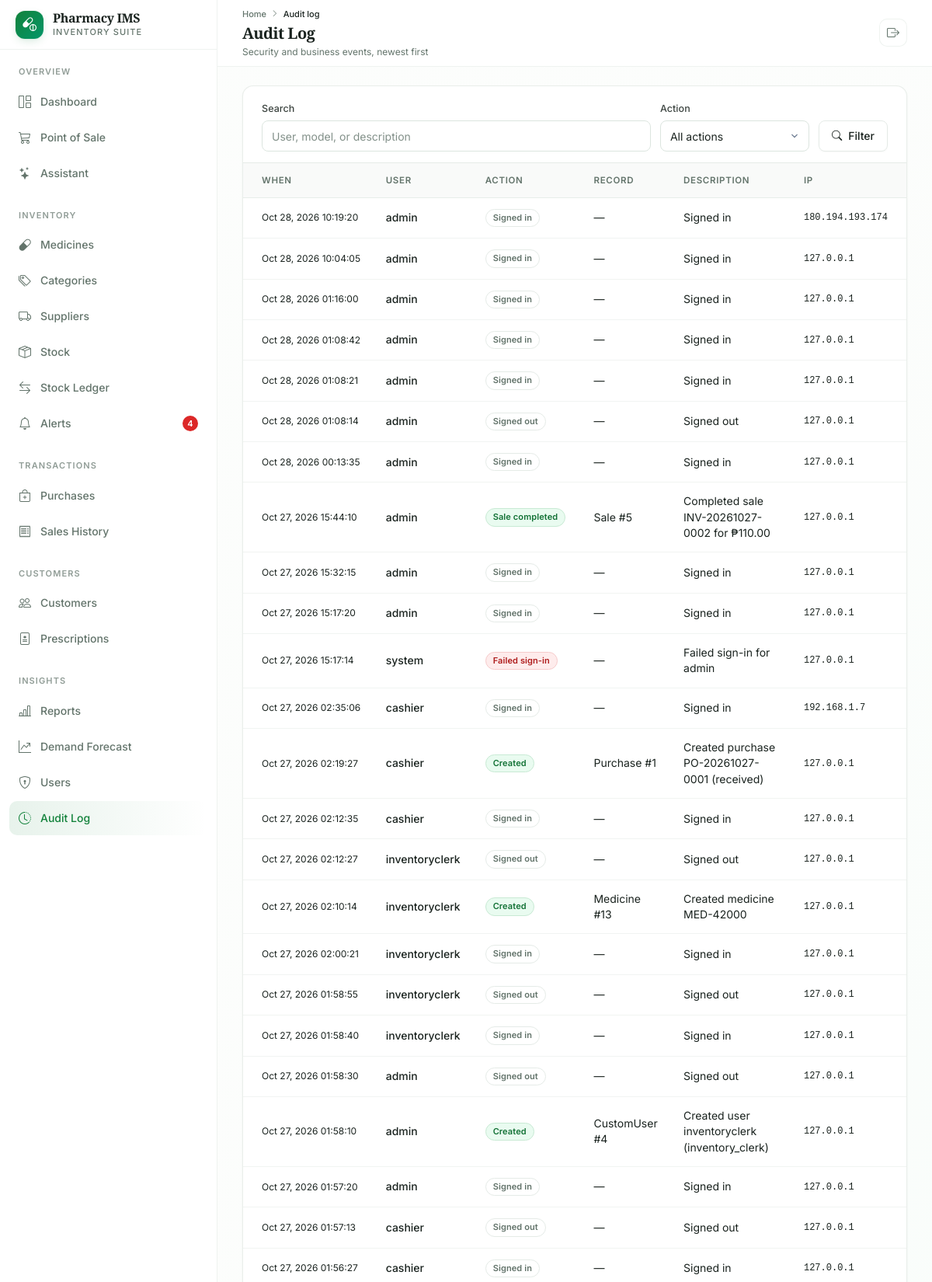
Screenshot of /accounts/audit/ (signed in, upper part) with the database file from the repository.
### core/models.py (models this page shows, shortened)
class AuditLog(models.Model):
    ACTION_CHOICES = (
        ('login', 'Signed in'),
        ('login_failed', 'Failed sign-in'),
        ('logout', 'Signed out'),
        ('create', 'Created'),
        ('update', 'Updated'),
        ('delete', 'Deleted'),
        ('sale', 'Sale completed'),
        ('void', 'Sale voided'),
        ('return', 'Sale returned'),
        ('stock', 'Stock movement'),
        ('export', 'Report exported'),
        ('security', 'Security change'),
    )
    user = models.ForeignKey(
        settings.AUTH_USER_MODEL,
        on_delete=models.SET_NULL,
        null=True,
        blank=True,
        related_name='audit_logs',
    )
    action = models.CharField(max_length=20, choices=ACTION_CHOICES)
    model_name = models.CharField(max_length=80, blank=True)
    object_id = models.CharField(max_length=40, blank=True)
    description = models.TextField(blank=True)
    ip_address = models.GenericIPAddressField(null=True, blank=True)
    created_at = models.DateTimeField(auto_now_add=True, db_index=True)
    class Meta:
        ordering = ['-created_at']

### accounts/models.py (models this page shows, shortened)
class CustomUser(AbstractUser):
    ROLE_CHOICES = (
        ('admin', 'Administrator'),
        ('pharmacist', 'Pharmacist'),
        ('cashier', 'Cashier'),
        ('inventory_clerk', 'Inventory Clerk'),
    )
    role = models.CharField(max_length=20, choices=ROLE_CHOICES, default='cashier')
    phone = models.CharField(max_length=15, blank=True, null=True)
    license_no = models.CharField(max_length=50, blank=True, null=True, help_text='For Pharmacist')
    status = models.BooleanField(default=True)
    otp_secret = models.CharField(max_length=64, blank=True)
    otp_enabled = models.BooleanField(default=False)

### accounts/views.py (the view)
# urls.py: path('audit/', views.audit_log, name='audit_log'),
@capability_required('view_audit')
def audit_log(request):
    from core.models import AuditLog
    logs = AuditLog.objects.select_related('user')
    query = request.GET.get('q', '').strip()
    action = request.GET.get('action', '')
    if query:
        logs = logs.filter(Q(description__icontains=query) | Q(model_name__icontains=query) | Q(user__username__icontains=query))
    if action:
        logs = logs.filter(action=action)
    page_obj = paginate(request, logs, 50)
    return render(request, 'accounts/audit_log.html', {
        'page_obj': page_obj,
        'logs': page_obj.object_list,
        'actions': AuditLog.ACTION_CHOICES,
        'query': query,
        'selected_action': action,
    })

### core/permissions.py (called while the page is built)
def has_capability(user, capability):
    if not getattr(user, 'is_authenticated', False):
        return False
    if getattr(user, 'is_superuser', False):
        return True
    return getattr(user, 'role', None) in CAPABILITIES.get(capability, ())

def capability_required(capability, redirect_to='dashboard'):
    def decorator(view):
        @wraps(view)
        def _wrapped(request, *args, **kwargs):
            if not request.user.is_authenticated:
                return redirect('login')
            if not has_capability(request.user, capability):
                messages.error(request, f'You do not have permission to {CAPABILITY_LABELS.get(capability, "do that")}.')
                return redirect(redirect_to)
            return view(request, *args, **kwargs)
        return _wrapped
    return decorator

def nav_capabilities(user):
    return {name: has_capability(user, name) for name in CAPABILITIES}

### core/templatetags/query_params.py (called while the page is built)
@register.simple_tag(takes_context=True)
def url_replace(context, **kwargs):
    query = context['request'].GET.copy()
    for key, value in kwargs.items():
        if value is None:
            query.pop(key, None)
        else:
            query[key] = value
    return query.urlencode()

### core/utils.py (called while the page is built)
def paginate(request, queryset, per_page=25):
    paginator = Paginator(queryset, per_page)
    return paginator.get_page(request.GET.get('page'))

### inventory/models.py (called while the page is built)
    def sellable_stock(self):
        today = timezone.localdate()
        cache = getattr(self, '_prefetched_objects_cache', {})
        if 'batches' in cache:
            batches = self.batches.all()
        else:
            batches = self.batches.filter(remaining_quantity__gt=0)
        return sum(
            batch.remaining_quantity
            for batch in batches
            if batch.remaining_quantity > 0 and batch.expiry_date >= today
        )

    def is_low_stock(self):
        return self.sellable_stock() <= self.reorder_level

### templates/accounts/audit_log.html (shortened to what this page needs)
{% extends 'base.html' %}
{% block page_title %}Audit Log{% endblock %}
{% block page_subtitle %}Security and business events, newest first{% endblock %}
{% block breadcrumbs %}
<i class="bi bi-chevron-right text-[0.6rem]"></i>
<span class="text-foreground">Audit log</span>
{% endblock %}
{% block content %}
<section class="card">
    <div class="card-header border-b border-border">
        <form method="get" class="filter-bar">
            <div class="field min-w-60 flex-1">
                <label class="label" for="q">Search</label>
                <input id="q" name="q" value="{{ query }}" class="input" placeholder="User, model, or description">
            </div>
            <div class="field min-w-48">
                <label class="label" for="action">Action</label>
                <select id="action" name="action" class="select">
                    <option value="">All actions</option>
                </select>
            </div>
            <button class="btn btn-outline"><i class="bi bi-search"></i> Filter</button>
        </form>
    </div>
    <div class="card-content flush">
        <div class="table-wrap">
            <table class="table">
                <thead>
                    <tr>
                        <th>When</th>
                        <th>User</th>
                        <th>Action</th>
                        <th>Record</th>
                        <th>Description</th>
                        <th>IP</th>
                    </tr>
                </thead>
                <tbody>
                    {% for entry in logs %}
                    <tr>
                        <td class="whitespace-nowrap text-xs text-muted-foreground">{{ entry.created_at|date:"M d, Y H:i:s" }}</td>
                        <td class="font-medium">{{ entry.user.username|default:"system" }}</td>
                        <td>
                            {% if entry.action == 'login' or entry.action == 'logout' %}<span class="badge badge-outline">{{ entry.get_action_display }}</span>
                            {% elif entry.action == 'login_failed' or entry.action == 'delete' or entry.action == 'void' %}<span class="badge badge-destructive">{{ entry.get_action_display }}</span>
                            {% elif entry.action == 'sale' or entry.action == 'create' %}<span class="badge badge-success">{{ entry.get_action_display }}</span>
                            {% elif entry.action == 'update' or entry.action == 'stock' %}<span class="badge badge-warning">{{ entry.get_action_display }}</span>
                            {% else %}<span class="badge badge-secondary">{{ entry.get_action_display }}</span>{% endif %}
                        </td>
                        <td class="text-muted-foreground">
                            {% if entry.model_name %}{{ entry.model_name }}{% if entry.object_id %} #{{ entry.object_id }}{% endif %}{% else %}—{% endif %}
                        </td>
                        <td class="max-w-md">{{ entry.description|default:"—" }}</td>
                        <td class="font-mono text-xs text-muted-foreground">{{ entry.ip_address|default:"—" }}</td>
                    </tr>
                    {% endfor %}
                </tbody>
            </table>
        </div>
    </div>
</section>
{% endblock %}

### rows the page displays
AuditLog: created_at "Oct 28, 2026 10:19:20", user.username "admin", action "Signed in", description "Signed in", ip_address "180.194.193.174"
AuditLog: created_at "Oct 28, 2026 10:04:05", user.username "admin", action "Signed in", description "Signed in", ip_address "127.0.0.1"
AuditLog: created_at "Oct 28, 2026 01:16:00", user.username "admin", action "Signed in", description "Signed in", ip_address "127.0.0.1"
AuditLog: created_at "Oct 28, 2026 01:08:42", user.username "admin", action "Signed in", description "Signed in", ip_address "127.0.0.1"
AuditLog: created_at "Oct 28, 2026 01:08:21", user.username "admin", action "Signed in", description "Signed in", ip_address "127.0.0.1"
AuditLog: created_at "Oct 28, 2026 01:08:14", user.username "admin", action "Signed out", description "Signed out", ip_address "127.0.0.1"
AuditLog: created_at "Oct 28, 2026 00:13:35", user.username "admin", action "Signed in", description "Signed in", ip_address "127.0.0.1"
AuditLog: created_at "Oct 27, 2026 15:44:10", user.username "admin", action "Sale completed", model_name "Sale", object_id "5", description "Completed sale INV-20261027-0002 for ₱110.00", ip_address "127.0.0.1"
AuditLog: created_at "Oct 27, 2026 15:32:15", user.username "admin", action "Signed in", description "Signed in", ip_address "127.0.0.1"
AuditLog: created_at "Oct 27, 2026 15:17:20", user.username "admin", action "Signed in", description "Signed in", ip_address "127.0.0.1"
AuditLog: created_at "Oct 27, 2026 15:17:14", user.username "system", action "Failed sign-in", description "Failed sign-in for admin", ip_address "127.0.0.1"
AuditLog: created_at "Oct 27, 2026 02:35:06", user.username "cashier", action "Signed in", description "Signed in", ip_address "192.168.1.7"
AuditLog: created_at "Oct 27, 2026 02:19:27", user.username "cashier", action "Created", model_name "Purchase", object_id "1", description "Created purchase PO-20261027-0001 (received)", ip_address "127.0.0.1"
AuditLog: created_at "Oct 27, 2026 02:12:35", user.username "cashier", action "Signed in", description "Signed in", ip_address "127.0.0.1"
AuditLog: created_at "Oct 27, 2026 02:12:27", user.username "inventoryclerk", action "Signed out", description "Signed out", ip_address "127.0.0.1"
AuditLog: created_at "Oct 27, 2026 02:10:14", user.username "inventoryclerk", action "Created", model_name "Medicine", object_id "13", description "Created medicine MED-42000", ip_address "127.0.0.1"
AuditLog: created_at "Oct 27, 2026 02:00:21", user.username "inventoryclerk", action "Signed in", description "Signed in", ip_address "127.0.0.1"
AuditLog: created_at "Oct 27, 2026 01:58:55", user.username "inventoryclerk", action "Signed out", description "Signed out", ip_address "127.0.0.1"
AuditLog: created_at "Oct 27, 2026 01:58:40", user.username "inventoryclerk", action "Signed in", description "Signed in", ip_address "127.0.0.1"
AuditLog: created_at "Oct 27, 2026 01:58:30", user.username "admin", action "Signed out", description "Signed out", ip_address "127.0.0.1"
AuditLog: created_at "Oct 27, 2026 01:58:10", user.username "admin", action "Created", model_name "CustomUser", object_id "4", description "Created user inventoryclerk (inventory_clerk)", ip_address "127.0.0.1"
AuditLog: created_at "Oct 27, 2026 01:57:20", user.username "admin", action "Signed in", description "Signed in", ip_address "127.0.0.1"
AuditLog: created_at "Oct 27, 2026 01:57:13", user.username "cashier", action "Signed out", description "Signed out", ip_address "127.0.0.1"
AuditLog: created_at "Oct 27, 2026 01:56:27", user.username "cashier", action "Signed in", description "Signed in", ip_address "127.0.0.1"

### other values shown
{{ pharmacy.name|default:"Pharmacy IMS" }} "Pharmacy IMS"
{{ alert_counts.total }} "4"
